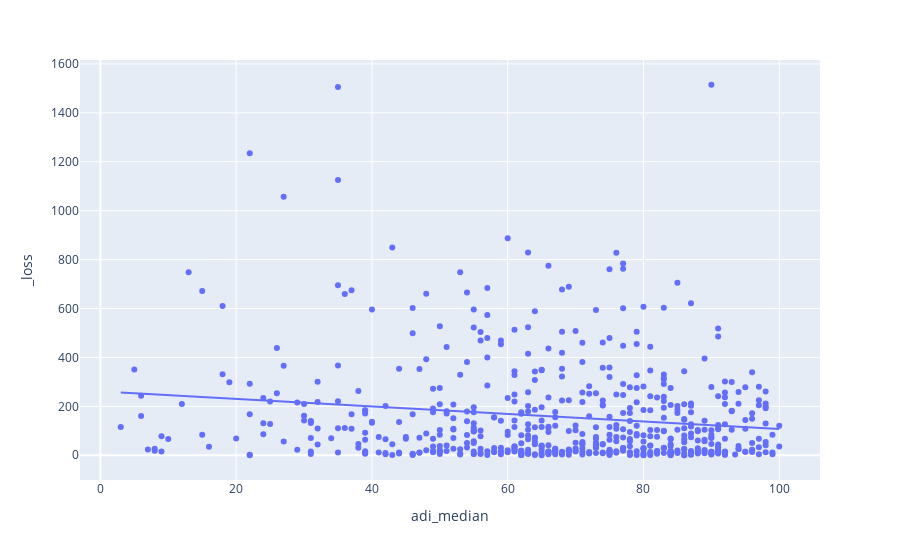

The notebook cell this image was saved under:
### Code cell
px.scatter(
    df, 
    x='adi_median',
    y='_loss',
    trendline='ols'
)

### Figure 1 — Plotly figure (JSON) as saved in the notebook; plotly's stock layout.template omitted (floating-point values rounded to 4 significant figures; data arrays with more than 128 entries replaced by an {"elided": "..."} marker saying what was removed)
{"data": [{"hovertemplate": "adi_median=%{x}<br>_loss=%{y}<extra></extra>", "legendgroup": "", "marker": {"color": "#636efa", "symbol": "circle"}, "mode": "markers", "name": "", "orientation": "v", "showlegend": false, "type": "scatter", "x": {"elided": "598 float values"}, "xaxis": "x", "y": {"elided": "598 int values"}, "yaxis": "y"}, {"hovertemplate": "<b>OLS trendline</b><br>_loss = -1.54442 * adi_median + 261.532<br>R<sup>2</sup>=0.024326<br><br>adi_median=%{x}<br>_loss=%{y} <b>(trend)</b><extra></extra>", "legendgroup": "", "marker": {"color": "#636efa", "symbol": "circle"}, "mode": "lines", "name": "", "showlegend": false, "type": "scatter", "x": {"elided": "579 float values"}, "xaxis": "x", "y": {"elided": "579 float values"}, "yaxis": "y"}], "layout": {"legend": {"tracegroupgap": 0}, "margin": {"t": 60}, "xaxis": {"anchor": "y", "domain": [0, 1], "title": {"text": "adi_median"}}, "yaxis": {"anchor": "x", "domain": [0, 1], "title": {"text": "_loss"}}}}
